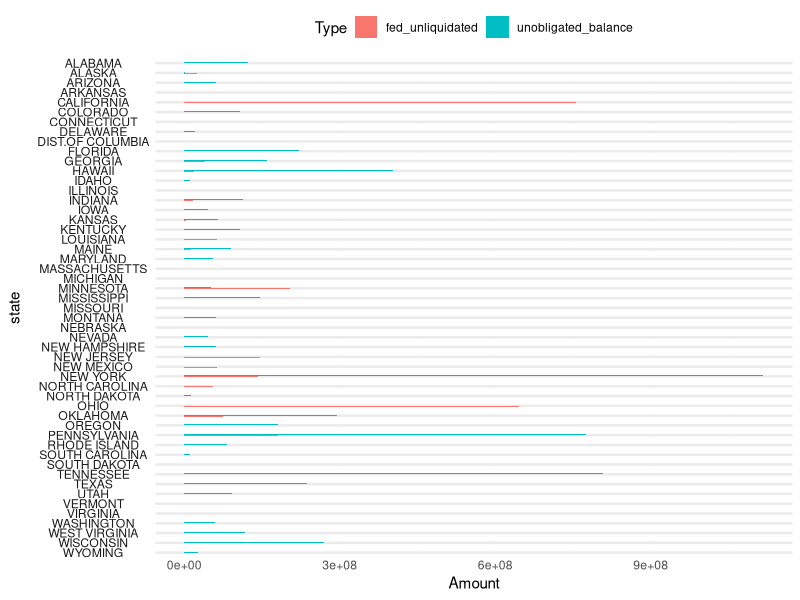

This chart was generated by the following R code:
## ---- chunk 1
#| label: load-data-and-packages

# load packages
library(tidyverse)

# load data
fed_expenditures <- read_csv("data/federal_expenditures_2015_2022.csv")
## ---- chunk 2
#| label: eda
#| fig-height: 15
#| fig-width: 8
fed_expenditures |>
  select(state, fiscal_year, fed_unliquidated, unobligated_balance) |>
  pivot_longer(cols = fed_unliquidated:unobligated_balance,
               names_to = "Type",
               values_to = "Amount") |>
  filter(fiscal_year == 2022 & state != "U.S. TOTAL") |>
  ggplot(aes(x = Amount, y = state)) +
  geom_col(aes(x = Amount, y = Type, fill = Type), show.legend = TRUE) +
  coord_cartesian(clip = "off") +
  facet_wrap(~state, ncol = 1, strip.position = "left") +
  theme_minimal() +
  theme(axis.text.y=element_blank(), 
      axis.ticks.y = element_blank(),
      strip.text.y.left = element_text(angle = 0),
      legend.position = "top")
